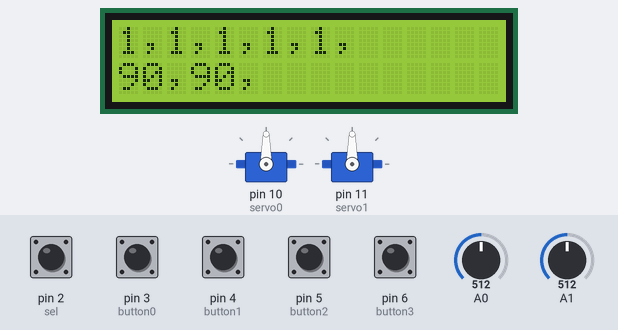
A sketch run on a simulated Arduino Uno, built with avr-gcc and run on an emulated ATmega328P. On the bench: 2 × servo, 16×2 character LCD. Inputs (shaded band) come from the test bench; at power-on: pin 2 (sel), pin 3 (button0), pin 4 (button1), pin 5 (button2), pin 6 (button3) HIGH, A0 = 512, A1 = 512. What the sketch prints to the serial monitor is not drawn.

Above: at 2.2 s.
2.3 s: A0 set to 60
At 2.8 s:
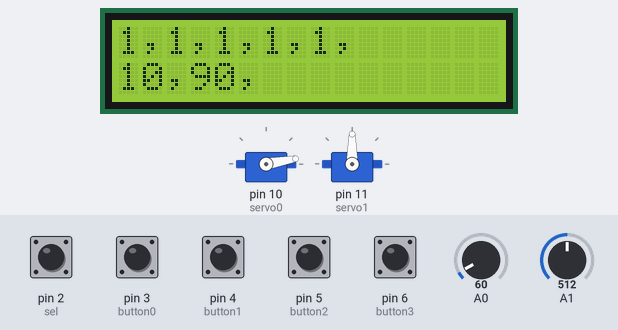
3.8 s: A0 set to 50
At 5.0 s:
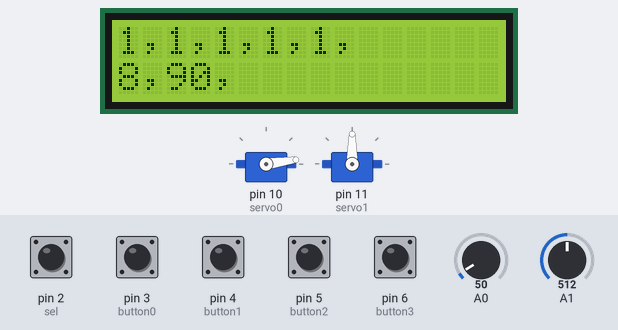
5.3 s: A1 set to 60
At 6.3 s:
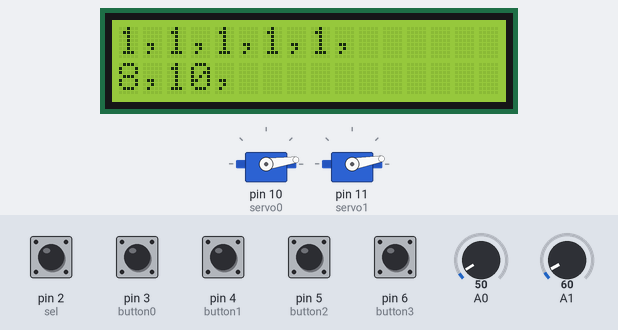
6.8 s: A1 set to 50
At 7.4 s:
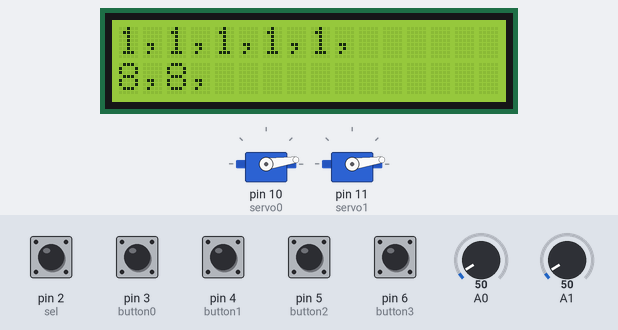
8.3 s: A0 set to 122
At 8.6 s:
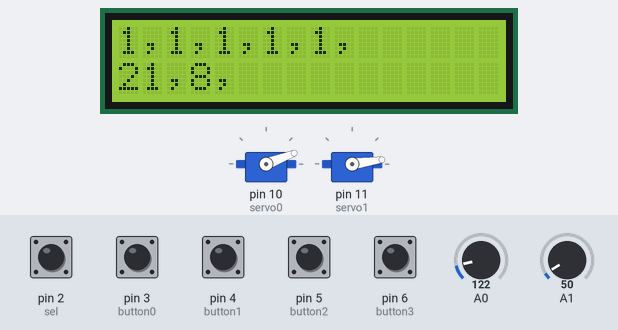
9.8 s: A1 set to 122
At 10.9 s:
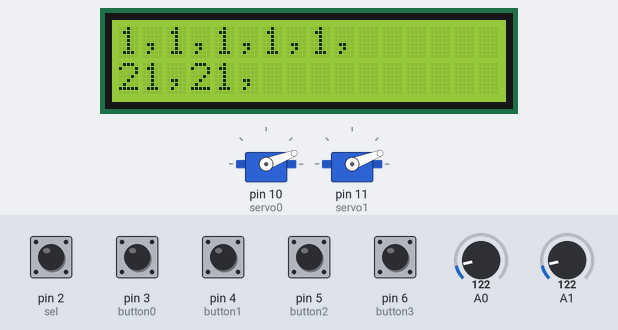
Timing chart, 0 to 12.3 s (numbered marks = the images above; inputs shaded):
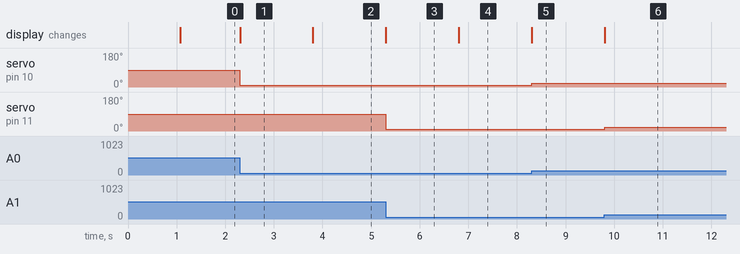

The sketch:

sketch_160116GameController.ino
```cpp
/*
 Joystick Shield Sample Sketch

 Reads the buttons and joystick position of SparkFun's Arduino
 Joystick Shield. The Joystick Shield is available from SparkFun's
 website:

 http://www.sparkfun.com/commerce/product_info.php?products_id=9490

 created Nov. 23, 2009
 by Ryan Owens

 modified by matz tada
 equiped with 2 servo motors
 each move refered to the Joystick value
*/

//Create variables for each button on the Joystick Shield to assign the pin numbers
char button0 = 3, button1 = 4, button2 = 5, button3 = 6;
char sel = 2;

#include <Servo.h>
Servo servo0;
Servo servo1;

#include<LiquidCrystal.h>
#define LCD_COLS 16
LiquidCrystal lcd(9, 8, 7, A5, A4, A3, A2);//         Syntax : LiquidCrystal(rs, rw, enable, d4, d5, d6, d7)
String lcdStr0 = "hello hoge";
String lcdStr1 = "humu nyann nyann ";
int lcdStrStartPosition = 0;
long pastMillis = millis() ;
long sendInterval = 500;
int eventFlag = 0;
float firstAr0deg = 0;
float firstAr1deg = 0;

void setup(void)
{
  //Buttons initialize
  pinMode(sel, INPUT);      //Set the Joystick 'Select'button as an input
  digitalWrite(sel, HIGH);  //Enable the pull-up resistor on the select button

  pinMode(button0, INPUT);      //Set the Joystick button 0 as an input
  digitalWrite(button0, HIGH);  //Enable the pull-up resistor on button 0

  pinMode(button1, INPUT);      //Set the Joystick button 1 as an input
  digitalWrite(button1, HIGH);  //Enable the pull-up resistor on button 1

  pinMode(button2, INPUT);      //Set the Joystick button 2 as an input
  digitalWrite(button2, HIGH);  //Enable the pull-up resistor on button 2

  pinMode(button3, INPUT);      //Set the Joystick button 3 as an input
  digitalWrite(button3, HIGH);  //Enable the pull-up resistor on button 3

  //Serial initialize
  Serial.begin(9600);           //Turn on the Serial Port at 9600 bps

  //servo initialize
  servo0.attach(10);
  servo1.attach(11);
  servo0.write(90);
  servo1.write(90);

  //LCD initialize
  lcd.begin(LCD_COLS, 2);

  delay(1000);

  //initialize joyStick first value
  for (int i = 0; i < 10; i++) {
    float ar0 = analogRead(0);
    float ar1 = analogRead(1);
    firstAr0deg = ar0 / 1024 * 180;
    firstAr1deg = ar1 / 1024 * 180;
  }

  Serial.println(firstAr0deg);
  Serial.println(firstAr1deg);
}

void loop(void)
{
  float ar0 = analogRead(0);
  float ar1 = analogRead(1);
  int s = digitalRead(sel);
  int b0 = digitalRead(button0);
  int b1 = digitalRead(button1);
  int b2 = digitalRead(button2);
  int b3 = digitalRead(button3);

  //servo
  float ar0deg = ar0 / 1024 * 180;
  float ar1deg = ar1 / 1024 * 180;

  //  //for safety
  //  if (ar0deg <= 45) ar0deg = 45;
  //  else if (ar0deg >= 135) ar0deg = 135;
  //  if (ar1deg <= 45) ar1deg = 45;
  //  else if (ar1deg >= 135) ar1deg = 135;

  lcdStr1 = String((int)ar0deg);         //Read the position of the joysticks X axis and print it on the serial port.
  lcdStr1 += ",";
  lcdStr1 += String((int)ar1deg);         //Read the position of the joysticks Y axis and print it on the serial port.
  lcdStr1 += ",";
  lcdStr1 += "\n";
  lcdStr0  = String(s);      //Read the value of the select button and print it on the serial port.
  lcdStr0  += ",";
  lcdStr0 += String(b0);  //Read the value of the button 0 and print it on the serial port.
  lcdStr0 += ",";
  lcdStr0 += String(b1);  //Read the value of the button 1 and print it on the serial port.
  lcdStr0 += ",";
  lcdStr0 += String(b2);  //Read the value of the button 2 and print it on the serial port.
  lcdStr0 += ",";
  lcdStr0 += String(b3); //Read the value of the button 3 and print it on the serial port.
  lcdStr0 += ",";

  servo0.write(ar0deg);
  servo1.write(ar1deg);

  //LCD
  lcd.setCursor(0, 0);
  lcd.print(lcdStr0);
  lcd.setCursor(0, 1);
  lcd.print(lcdStr1);

  //event watcher
  if (s == 0 || b0 == 0 || b1 == 0 || b2 == 0 || b3 == 0) eventFlag = 1; //buttons are active high
  if (ar0deg - firstAr0deg < -5 || 5 < ar0deg - firstAr0deg ) eventFlag = 1;
  if (ar1deg - firstAr1deg < -5 || 5 < ar1deg - firstAr1deg ) eventFlag = 1;

  //avoid congestion of the wireless siganl, think about timing and event occur
  if (eventFlag) {
    if (millis() - pastMillis > sendInterval) {
      pastMillis = millis();

      Serial.print(lcdStr0);
      Serial.print(lcdStr1);
      eventFlag = 0;
    }
  }
}
```

Measured:
- the behaviour switches between 57 and 56 on A0 (found by bisection; images 1 and 2)
- the behaviour switches between 57 and 56 on A1 (found by bisection; images 3 and 4)
- after the input at 2.3 s, servo on pin 10 (servo0): 90° → 10° at once; the display: changes at once (image 1)
- after the input at 3.8 s, servo on pin 10 (servo0): 10° → 8° at once; the display: changes at once (image 2)
- after the input at 5.3 s, servo on pin 11 (servo1): 90° → 10° at once; the display: changes at once (image 3)
- after the input at 6.8 s, servo on pin 11 (servo1): 10° → 8° at once; the display: changes at once (image 4)
- after the input at 8.3 s, servo on pin 10 (servo0): 8° → 21° at once; the display: changes at once (image 5)
- after the input at 9.8 s, servo on pin 11 (servo1): 8° → 21° at once; the display: changes at once (image 6)
